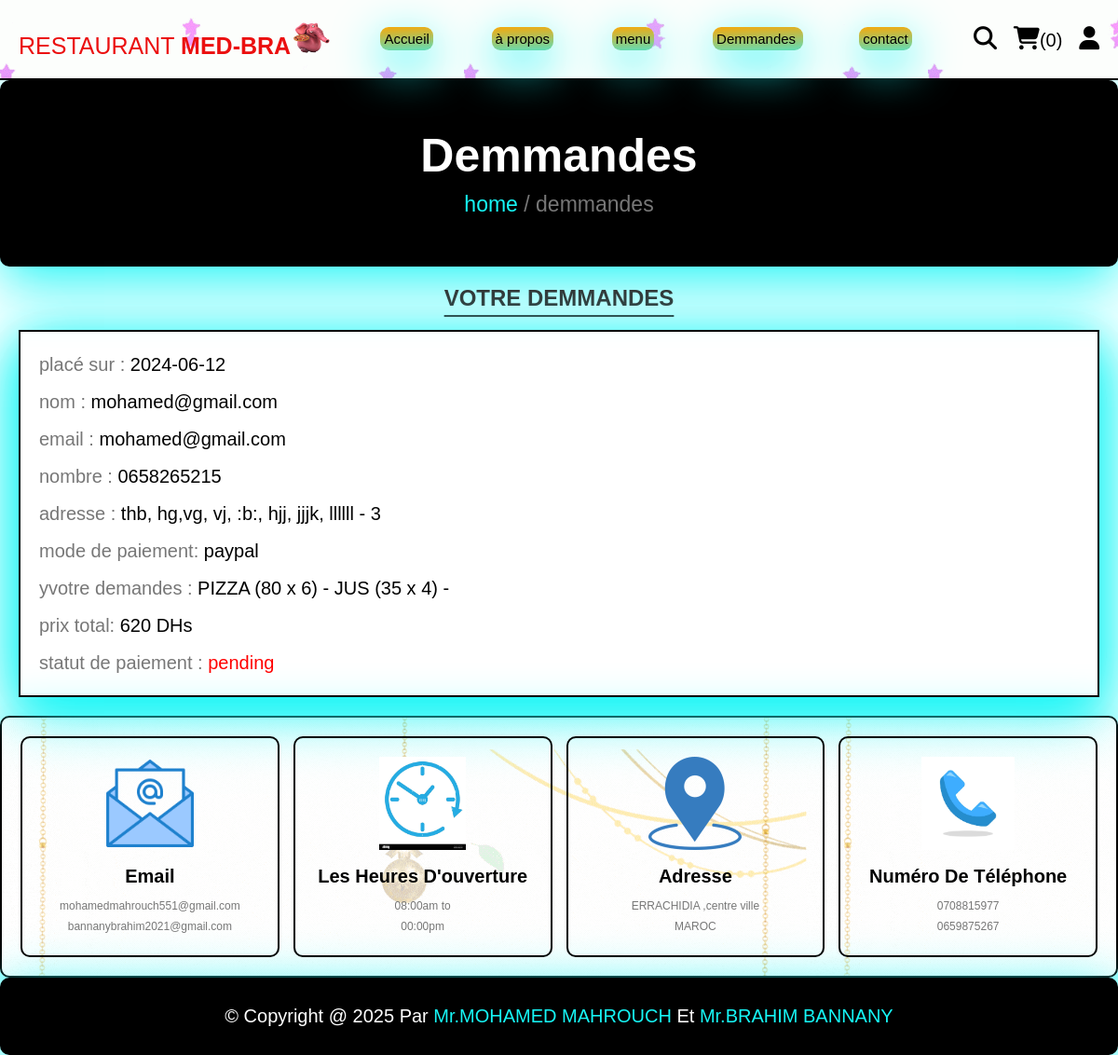
Screenshot of /orders.php (signed in) with the database file from the repository.
### tables this page shows
CREATE TABLE `orders` (
  `id` int(100) NOT NULL,
  `user_id` int(100) NOT NULL,
  `name` varchar(20) NOT NULL,
  `number` varchar(10) NOT NULL,
  `email` varchar(50) NOT NULL,
  `method` varchar(50) NOT NULL,
  `address` varchar(500) NOT NULL,
  `total_products` varchar(1000) NOT NULL,
  `total_price` int(100) NOT NULL,
  `placed_on` date NOT NULL DEFAULT current_timestamp(),
  `payment_status` varchar(20) NOT NULL DEFAULT 'pending'
);

### orders.php (the view, shortened to what this page needs)
<?php
include 'components/connect.php';
if(isset($_SESSION['user_id'])){
   $user_id = $_SESSION['user_id'];
}else{
   $user_id = '';
   header('location:home.php');
};
?>
<!DOCTYPE html>
<html lang="en">
<head>
   <link rel="stylesheet" href="https://cdnjs.cloudflare.com/ajax/libs/font-awesome/6.1.1/css/all.min.css">
   <link rel="stylesheet" href="css/styledeclia.css">
</head>
<body>
<?php include 'components/user_header.php'; ?>
<div class="heading">
   <h3>demmandes</h3>
   <p><a href="html.php">home</a> <span> / demmandes</span></p>
</div>
<section class="orders">
   <h1 class="title">votre demmandes</h1>
   <div class="box-container">
   <?php
      if($user_id == ''){
         echo '<p class="empty">veuillez vous connecter pour voir vos commandes</p>';
      }else{
         $select_orders = $conn->prepare("SELECT * FROM `orders` WHERE user_id = ?");
         $select_orders->execute([$user_id]);
         if($select_orders->rowCount() > 0){
            while($fetch_orders = $select_orders->fetch(PDO::FETCH_ASSOC)){
   ?>
   <div class="box">
      <p>placé sur : <span><?= $fetch_orders['placed_on']; ?></span></p>
      <p>nom : <span><?= $fetch_orders['name']; ?></span></p>
      <p>email : <span><?= $fetch_orders['email']; ?></span></p>
      <p>nombre : <span><?= $fetch_orders['number']; ?></span></p>
      <p>adresse : <span><?= $fetch_orders['address']; ?></span></p>
      <p>mode de paiement: <span><?= $fetch_orders['method']; ?></span></p>
      <p>yvotre demandes : <span><?= $fetch_orders['total_products']; ?></span></p>
      <p>prix total: <span><?= $fetch_orders['total_price']; ?> DHs</span></p>
      <p> statut de paiement : <span style="color:<?php if($fetch_orders['payment_status'] == 'pending'){ echo 'red'; }else{ echo 'green'; }; ?>"><?= $fetch_orders['payment_status']; ?></span> </p>
   </div>
   <?php
      }
      }else{
         echo '<p class="empty">aucune commande passée pour instant!</p>';
      }
      }
   ?>
   </div>
</section>
<?php include 'components/footer.php'; ?>
</body>
</html>

### css/styledeclia.css (style rules this page uses)
:root { --yellow: rgb(22, 246, 246); --red:#e74c3c; --white:#fff; --black:black; --light-color:#777; --border:.2rem solid var(--black); }
* { font-family: 'Rubik', sans-serif; margin:0; padding:0; box-sizing: border-box; outline: none; border: none; text-decoration: none; }
html { font-size: 62.5%; overflow-x: hidden; scroll-behavior: smooth; stop-opacity: 7rem; }
section { margin:0 auto; max-width: 1200px; padding:2rem; }
.title { text-align: center; margin-bottom: 2.5rem; font-size: 4rem; color:var(--black); text-transform: uppercase; text-decoration: underline; text-underline-offset: 1rem; }
.heading { display: flex; align-items: center; justify-content: center; gap:1rem; flex-flow: column; background-color: var(--black); min-height: 20rem; border-radius: 10px; box-shadow: 0px 15px 60px var(--yellow); }
.heading h3 { font-size: 5rem; color:var(--white); text-transform: capitalize; }
.heading p { font-size: 2.3rem; color:var(--light-color); }
.heading p a { color:var(--yellow); }
.title { font-size: 24px; font-weight: bold; color: #333; text-align: center; margin-bottom: 20px; }
.orders .box-container { display: flex; flex-wrap: wrap; gap:1.5rem; align-items: flex-start; box-shadow: 0px 15px 60px var(--yellow); }
.orders .box-container .box { padding:1rem 2rem; border:var(--border); flex:1 1 40rem; box-shadow: 0px 15px 60px var(--yellow); }
.orders .box-container .box p { line-height: 1.5; margin:1rem 0; font-size: 2rem; color:var(--light-color); }
.orders .box-container .box p span { color:var(--black); }

### rows the page displays
orders: placed_on "2024-06-12", name "mohamed@gmail.com", email "mohamed@gmail.com", number "0658265215", address "thb, hg,vg, vj, :b:, hjj, jjjk, llllll - 3", method "paypal", total_products "PIZZA (80 x 6) - JUS (35 x 4) -", total_price "620", payment_status "pending"

### other values shown
$total_cart_items "0"
